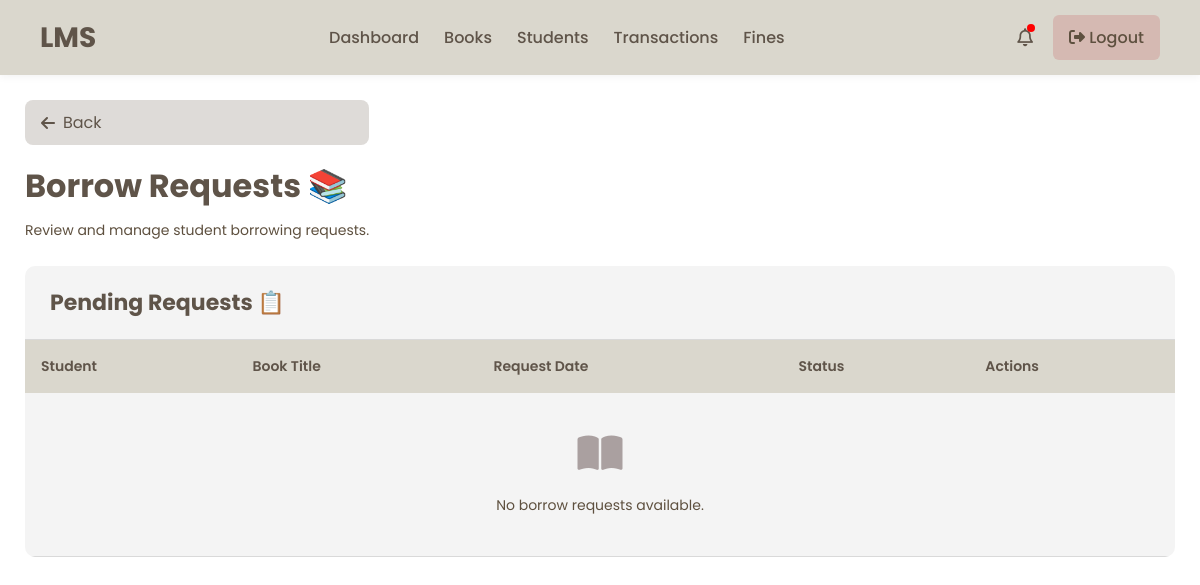
/borrow-requests/ (signed in), run on an earlier commit of the app's database.
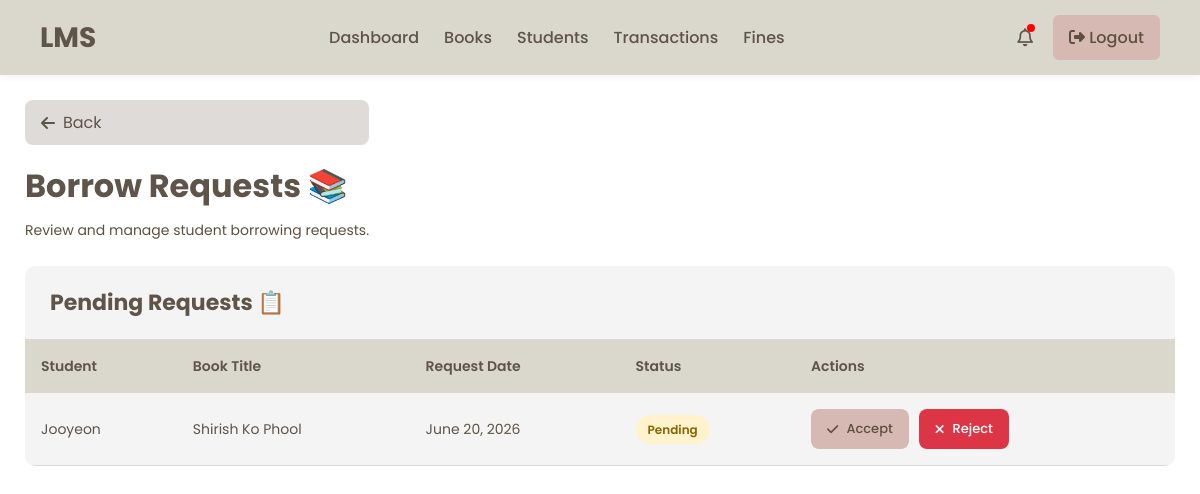
And on a later commit of the database.
### library/models.py (models this page shows, shortened)
class BorrowRequest(models.Model):
    STATUS_CHOICES = (
        ('Pending', 'Pending'),
        ('Approved', 'Approved'),
        ('Rejected', 'Rejected'),
    )
    student = models.ForeignKey(User, on_delete=models.CASCADE)
    book = models.ForeignKey(Book, on_delete=models.CASCADE)
    request_date = models.DateField(auto_now_add=True)
    status = models.CharField(
        max_length=20,
        choices=STATUS_CHOICES,
        default='Pending'
    )

class Book(models.Model):
    title = models.CharField(max_length=200)
    author = models.CharField(max_length=100)
    category = models.ForeignKey(Category,
        on_delete=models.SET_NULL,
        null=True,
        blank=True
    )
    isbn = models.CharField(
        max_length=50,
        unique=True,
        null=True,
        blank=True
    )
    quantity = models.IntegerField(default=1)
    available = models.BooleanField(default=True)
    cover_image = models.ImageField(upload_to='book_covers/', null=True, blank=True)

### library/views.py (the view)
# urls.py: path('borrow-requests/',views.borrow_requests,name='borrow_requests'),
@login_required
def borrow_requests(request):
    requests = BorrowRequest.objects.filter(
        status='Pending'
    ).order_by('-request_date')
    return render(
        request,
        'borrow_requests.html',
        {
            'requests': requests
        }
    )

### templates/borrow_requests.html (shortened to what this page needs)
{% extends 'admin_base.html' %}
{% load static %}
{% block extra_css %}
<link rel="stylesheet" href="{% static 'css/borrow_requests.css' %}">
{% endblock %}
{% block content %}
<div class="students-page">
    <div class="top-header">
        <div class="header-left">
            <a href="{% url 'dashboard' %}"
               class="back-btn">
                <i class="fa-solid fa-arrow-left"></i>
                Back
            </a>
            <h1 class="page-title">
                Borrow Requests 📚
            </h1>
            <p class="page-subtitle">
                Review and manage student borrowing requests.
            </p>
        </div>
    </div>
    <div class="table-wrapper">
        <div class="table-header">
            <h2>
                Pending Requests 📋
            </h2>
        </div>
        <table>
            <thead>
                <tr>
                    <th>Student</th>
                    <th>Book Title</th>
                    <th>Request Date</th>
                    <th>Status</th>
                    <th>Actions</th>
                </tr>
            </thead>
            <tbody>
                {% for req in requests %}
                <tr>
                    <td>{{ req.student.username }}</td>
                    <td>{{ req.book.title }}</td>
                    <td>{{ req.request_date }}</td>
                    <td>
                        {% if req.status == 'Pending' %}
                        <span class="pending-status">
                            {{ req.status }}
                        </span>
                        {% elif req.status == 'Approved' %}
                        <span class="approved-status">
                            {{ req.status }}
                        </span>
                        {% else %}
                        <span class="rejected-status">
                            {{ req.status }}
                        </span>
                        {% endif %}
                    </td>
                    <td>
                        <div class="action-buttons">
                            <a href="{% url 'approve_request' req.id %}"
                               class="accept-btn">
                                <i class="fa-solid fa-check"></i>
                                Accept
                            </a>
                            <a href="{% url 'reject_request' req.id %}"
                               class="reject-btn">
                                <i class="fa-solid fa-xmark"></i>
                                Reject
                            </a>
                        </div>
                    </td>
                </tr>
                {% empty %}
                <tr>
                    <td colspan="5"
                        class="empty-row">
                        <i class="fa-solid fa-book-open"></i>
                        <p>
                            No borrow requests available.
                        </p>
                    </td>
                </tr>
                {% endfor %}
            </tbody>
        </table>
    </div>
</div>
{% endblock %}

What changed in the data, as far as the page shows it:
added BorrowRequest: student.username "Jooyeon", book "Shirish Ko Phool", request_date "June 20, 2026", status "Pending"
Also different on the page:
text no longer shown: "No borrow requests available."
